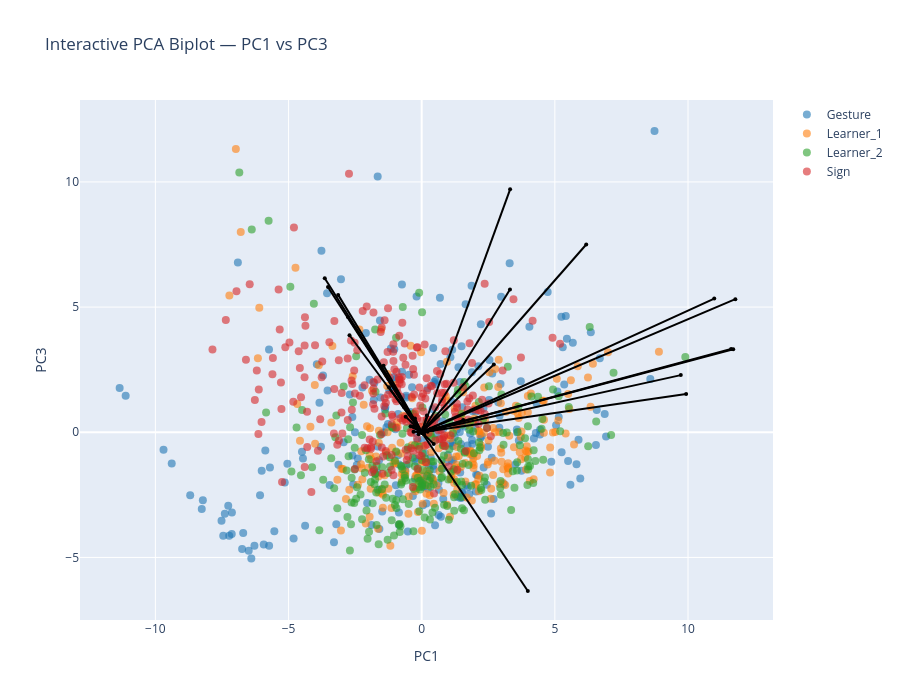

Source (notebook cell):
### Markdown cell above
### Biplot PC1-PC3

### Code cell
pcs_to_plot = [1, 3]  # PC1–PC2

sig_features_GS = (
    df_sig_vars_GS[
        (df_sig_vars_GS["sig_loading"]) &
        (df_sig_vars_GS["PC"].isin(pcs_to_plot))
    ]["feature"]
    .unique()
)

feature_names = df_clean.columns[:-1]
selected_vars = [feature_names.get_loc(f) for f in sig_features_GS if f in feature_names]

arrow_strength = (
    df_sig_vars_GS[df_sig_vars_GS["PC"].isin(pcs_to_plot)]
    .groupby("feature")["index_loading"]
    .mean()
    .to_dict()
)

interactive_PCA_biplot(
    score=x_new_GS, 
    coeff=loadings_GS, 
    labels=feature_names, 
    y=y, 
    selected_vars=selected_vars, 
    pc_x=pcs_to_plot[0], pc_y=pcs_to_plot[1],
    show_labels=False,
    le=le,
    arrow_strength=arrow_strength
)

# static plot
static_PCA_biplot(
    score=x_new_GS, 
    coeff=loadings_GS, 
    labels=feature_names, 
    y=y, 
    selected_vars=selected_vars, 
    pc_x=pcs_to_plot[0], pc_y=pcs_to_plot[1],
    show_labels=False,
    arrow_strength=arrow_strength,
    le=le,
    save_path=os.path.join(curfolder, "Plots", "PCA_GS_all_PC1_3_biplot.png")
)

### Figure 1 — Plotly figure (JSON) as saved in the notebook; plotly's stock layout.template omitted (floating-point values rounded to 4 significant figures; data arrays with more than 128 entries replaced by an {"elided": "..."} marker saying what was removed)
{"data": [{"hoverinfo": "text", "marker": {"color": "#1f77b4", "opacity": 0.6, "size": 8}, "mode": "markers", "name": "Gesture", "showlegend": true, "text": {"elided": "248 str values"}, "type": "scatter", "x": {"elided": "248 float values"}, "y": {"elided": "248 float values"}}, {"hoverinfo": "text", "marker": {"color": "#ff7f0e", "opacity": 0.6, "size": 8}, "mode": "markers", "name": "Learner_1", "showlegend": true, "text": {"elided": "244 str values"}, "type": "scatter", "x": {"elided": "244 float values"}, "y": {"elided": "244 float values"}}, {"hoverinfo": "text", "marker": {"color": "#2ca02c", "opacity": 0.6, "size": 8}, "mode": "markers", "name": "Learner_2", "showlegend": true, "text": {"elided": "240 str values"}, "type": "scatter", "x": {"elided": "240 float values"}, "y": {"elided": "240 float values"}}, {"hoverinfo": "text", "marker": {"color": "#d62728", "opacity": 0.6, "size": 8}, "mode": "markers", "name": "Sign", "showlegend": true, "text": {"elided": "239 str values"}, "type": "scatter", "x": {"elided": "239 float values"}, "y": {"elided": "239 float values"}}, {"hoverinfo": "text", "hovertext": "gross__magnitude__arm_speed_Gmean", "line": {"color": "black"}, "marker": {"size": 4}, "mode": "lines+markers", "showlegend": false, "textposition": "top center", "type": "scatter", "x": [0, 3.32], "y": [0, 9.703]}, {"hoverinfo": "text", "hovertext": "gross__variability__arm_speed_Gstd", "line": {"color": "black"}, "marker": {"size": 4}, "mode": "lines+markers", "showlegend": false, "textposition": "top center", "type": "scatter", "x": [0, 11.78], "y": [0, 5.316]}, {"hoverinfo": "text", "hovertext": "gross__magnitude__arm_speed_peak_mean", "line": {"color": "black"}, "marker": {"size": 4}, "mode": "lines+markers", "showlegend": false, "textposition": "top center", "type": "scatter", "x": [0, 10.99], "y": [0, 5.339]}, {"hoverinfo": "text", "hovertext": "gross__variability__arm_speed_peak_std", "line": {"color": "black"}, "marker": {"size": 4}, "mode": "lines+markers", "showlegend": false, "textposition": "top center", "type": "scatter", "x": [0, 0.4012], "y": [0, 0.1368]}, {"hoverinfo": "text", "hovertext": "gross__rhythm__arm_speed_peak_n", "line": {"color": "black"}, "marker": {"size": 4}, "mode": "lines+markers", "showlegend": false, "textposition": "top center", "type": "scatter", "x": [0, -1.228], "y": [0, 1.796]}, {"hoverinfo": "text", "hovertext": "gross__rhythm__arm_speed_peak_rate", "line": {"color": "black"}, "marker": {"size": 4}, "mode": "lines+markers", "showlegend": false, "textposition": "top center", "type": "scatter", "x": [0, -3.64], "y": [0, 6.152]}, {"hoverinfo": "text", "hovertext": "gross__rhythm__arm_speed_mod_depth", "line": {"color": "black"}, "marker": {"size": 4}, "mode": "lines+markers", "showlegend": false, "textposition": "top center", "type": "scatter", "x": [0, 9.93], "y": [0, 1.524]}, {"hoverinfo": "text", "hovertext": "gross__magnitude__arm_acc_Gmean", "line": {"color": "black"}, "marker": {"size": 4}, "mode": "lines+markers", "showlegend": false, "textposition": "top center", "type": "scatter", "x": [0, 6.178], "y": [0, 7.5]}, {"hoverinfo": "text", "hovertext": "gross__variability__arm_acc_Gstd", "line": {"color": "black"}, "marker": {"size": 4}, "mode": "lines+markers", "showlegend": false, "textposition": "top center", "type": "scatter", "x": [0, 11.62], "y": [0, 3.325]}, {"hoverinfo": "text", "hovertext": "gross__magnitude__arm_acc_peak_mean", "line": {"color": "black"}, "marker": {"size": 4}, "mode": "lines+markers", "showlegend": false, "textposition": "top center", "type": "scatter", "x": [0, 11.7], "y": [0, 3.318]}, {"hoverinfo": "text", "hovertext": "gross__variability__arm_acc_peak_std", "line": {"color": "black"}, "marker": {"size": 4}, "mode": "lines+markers", "showlegend": false, "textposition": "top center", "type": "scatter", "x": [0, 1.561], "y": [0, 0.4862]}, {"hoverinfo": "text", "hovertext": "gross__rhythm__arm_acc_peak_n", "line": {"color": "black"}, "marker": {"size": 4}, "mode": "lines+markers", "showlegend": false, "textposition": "top center", "type": "scatter", "x": [0, -0.6595], "y": [0, 0.9997]}, {"hoverinfo": "text", "hovertext": "gross__rhythm__arm_acc_peak_rate", "line": {"color": "black"}, "marker": {"size": 4}, "mode": "lines+markers", "showlegend": false, "textposition": "top center", "type": "scatter", "x": [0, -3.137], "y": [0, 5.488]}, {"hoverinfo": "text", "hovertext": "gross__rhythm__arm_acc_mod_depth", "line": {"color": "black"}, "marker": {"size": 4}, "mode": "lines+markers", "showlegend": false, "textposition": "top center", "type": "scatter", "x": [0, 9.729], "y": [0, 2.283]}, {"hoverinfo": "text", "hovertext": "gross__magnitude__arm_speed_integral", "line": {"color": "black"}, "marker": {"size": 4}, "mode": "lines+markers", "showlegend": false, "textposition": "top center", "type": "scatter", "x": [0, 3.315], "y": [0, 5.703]}, {"hoverinfo": "text", "hovertext": "gross__rhythm__arm_speed_sampen", "line": {"color": "black"}, "marker": {"size": 4}, "mode": "lines+markers", "showlegend": false, "textposition": "top center", "type": "scatter", "x": [0, -3.518], "y": [0, 5.799]}, {"hoverinfo": "text", "hovertext": "gross__smoothness__arm_intermittency", "line": {"color": "black"}, "marker": {"size": 4}, "mode": "lines+markers", "showlegend": false, "textposition": "top center", "type": "scatter", "x": [0, 0.4511], "y": [0, -0.4653]}, {"hoverinfo": "text", "hovertext": "gross__smoothness__arm_sparc", "line": {"color": "black"}, "marker": {"size": 4}, "mode": "lines+markers", "showlegend": false, "textposition": "top center", "type": "scatter", "x": [0, -0.6021], "y": [0, 0.6241]}, {"hoverinfo": "text", "hovertext": "gross__rhythm__band1_band_power_totalarm", "line": {"color": "black"}, "marker": {"size": 4}, "mode": "lines+markers", "showlegend": false, "textposition": "top center", "type": "scatter", "x": [0, 3.985], "y": [0, -6.34]}, {"hoverinfo": "text", "hovertext": "gross__rhythm__band1_centroid_totalarm", "line": {"color": "black"}, "marker": {"size": 4}, "mode": "lines+markers", "showlegend": false, "textposition": "top center", "type": "scatter", "x": [0, -1.432], "y": [0, 2.66]}, {"hoverinfo": "text", "hovertext": "gross__rhythm__band1_entropy_totalarm", "line": {"color": "black"}, "marker": {"size": 4}, "mode": "lines+markers", "showlegend": false, "textposition": "top center", "type": "scatter", "x": [0, -0.0663], "y": [0, 0.02465]}, {"hoverinfo": "text", "hovertext": "gross__rhythm__band2_band_power_totalarm", "line": {"color": "black"}, "marker": {"size": 4}, "mode": "lines+markers", "showlegend": false, "textposition": "top center", "type": "scatter", "x": [0, -2.77], "y": [0, 4.605]}, {"hoverinfo": "text", "hovertext": "gross__rhythm__band2_centroid_totalarm", "line": {"color": "black"}, "marker": {"size": 4}, "mode": "lines+markers", "showlegend": false, "textposition": "top center", "type": "scatter", "x": [0, -0.6565], "y": [0, 1.115]}, {"hoverinfo": "text", "hovertext": "gross__rhythm__band2_entropy_totalarm", "line": {"color": "black"}, "marker": {"size": 4}, "mode": "lines+markers", "showlegend": false, "textposition": "top center", "type": "scatter", "x": [0, -0.319], "y": [0, 0.5465]}, {"hoverinfo": "text", "hovertext": "gross__rhythm__band3_band_power_totalarm", "line": {"color": "black"}, "marker": {"size": 4}, "mode": "lines+markers", "showlegend": false, "textposition": "top center", "type": "scatter", "x": [0, -2.711], "y": [0, 3.874]}, {"hoverinfo": "text", "hovertext": "gross__rhythm__band3_centroid_totalarm", "line": {"color": "black"}, "marker": {"size": 4}, "mode": "lines+markers", "showlegend": false, "textposition": "top center", "type": "scatter", "x": [0, -0.4137], "y": [0, 0.2406]}, {"hoverinfo": "text", "hovertext": "gross__rhythm__band3_entropy_totalarm", "line": {"color": "black"}, "marker": {"size": 4}, "mode": "lines+markers", "showlegend": false, "textposition": "top center", "type": "scatter", "x": [0, -0.3188], "y": [0, 0.216]}, {"hoverinfo": "text", "hovertext": "gross__magnitude__bbmv_arms_total", "line": {"color": "black"}, "marker": {"size": 4}, "mode": "lines+markers", "showlegend": false, "textposition": "top center", "type": "scatter", "x": [0, 2.708], "y": [0, 2.708]}, {"hoverinfo": "text", "hovertext": "gross__coordination__arm_coupling", "line": {"color": "black"}, "marker": {"size": 4}, "mode": "lines+markers", "showlegend": false, "textposition": "top center", "type": "scatter", "x": [0, 0.34], "y": [0, 0.1442]}, {"hoverinfo": "text", "hovertext": "gross__proxdist__proximalization_index", "line": {"color": "black"}, "marker": {"size": 4}, "mode": "lines+markers", "showlegend": false, "textposition": "top center", "type": "scatter", "x": [0, -0.1155], "y": [0, -0.07564]}, {"hoverinfo": "text", "hovertext": "fine__variability__thumb_index_std", "line": {"color": "black"}, "marker": {"size": 4}, "mode": "lines+markers", "showlegend": false, "textposition": "top center", "type": "scatter", "x": [0, 0.2174], "y": [0, 0.02245]}, {"hoverinfo": "text", "hovertext": "fine__variability__thumb_opposition_std", "line": {"color": "black"}, "marker": {"size": 4}, "mode": "lines+markers", "showlegend": false, "textposition": "top center", "type": "scatter", "x": [0, 0.4266], "y": [0, 0.09344]}, {"hoverinfo": "text", "hovertext": "fine__handshape__handshape_size_mean", "line": {"color": "black"}, "marker": {"size": 4}, "mode": "lines+markers", "showlegend": false, "textposition": "top center", "type": "scatter", "x": [0, 0.08774], "y": [0, -0.07563]}, {"hoverinfo": "text", "hovertext": "fine__variability__handshape_size_std", "line": {"color": "black"}, "marker": {"size": 4}, "mode": "lines+markers", "showlegend": false, "textposition": "top center", "type": "scatter", "x": [0, 0.08091], "y": [0, -0.07125]}, {"hoverinfo": "text", "hovertext": "fine__variability__handshape_variability", "line": {"color": "black"}, "marker": {"size": 4}, "mode": "lines+markers", "showlegend": false, "textposition": "top center", "type": "scatter", "x": [0, 0.3855], "y": [0, 0.121]}, {"hoverinfo": "text", "hovertext": "fine__coordination__finger_independence", "line": {"color": "black"}, "marker": {"size": 4}, "mode": "lines+markers", "showlegend": false, "textposition": "top center", "type": "scatter", "x": [0, -0.3074], "y": [0, 0.0241]}, {"hoverinfo": "text", "hovertext": "fine__variability__flexion_entropy", "line": {"color": "black"}, "marker": {"size": 4}, "mode": "lines+markers", "showlegend": false, "textposition": "top center", "type": "scatter", "x": [0, -0.2531], "y": [0, 0.5528]}, {"hoverinfo": "text", "hovertext": "fine__magnitude__flexion_speed_mean", "line": {"color": "black"}, "marker": {"size": 4}, "mode": "lines+markers", "showlegend": false, "textposition": "top center", "type": "scatter", "x": [0, 0.1957], "y": [0, 0.6718]}, {"hoverinfo": "text", "hovertext": "fine__variability__flexion_speed_std", "line": {"color": "black"}, "marker": {"size": 4}, "mode": "lines+markers", "showlegend": false, "textposition": "top center", "type": "scatter", "x": [0, 0.06013], "y": [0, 0.1607]}], "layout": {"height": 700, "hovermode": "closest", "title": {"text": "Interactive PCA Biplot — PC1 vs PC3"}, "width": 900, "xaxis": {"title": {"text": "PC1"}}, "yaxis": {"title": {"text": "PC3"}}}}
